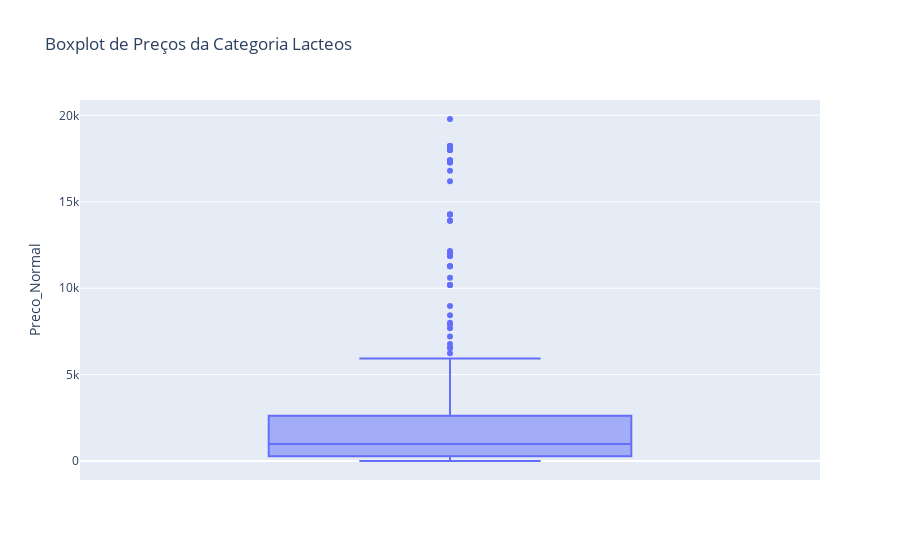

The cell this chart's notebook holds for it:
### Markdown cell above
Dica: Para trazer apenas os dados da categoria que você deseja você pode usar o df.loc[df['Categoria'] == 'CATEGORIA ESCOLHIDA'

### Code cell
#Seu código aqui

dados_categoria_lacteos = df.loc[df['Categoria'] == 'lacteos']
# dados_categoria_lacteos

fig = px.box(dados_categoria_lacteos, y='Preco_Normal', title='Boxplot de Preços da Categoria Lacteos', height=600)
fig.show()

### Figure 1 — Plotly figure (JSON) as saved in the notebook; plotly's stock layout.template omitted (floating-point values rounded to 4 significant figures; data arrays with more than 128 entries replaced by an {"elided": "..."} marker saying what was removed)
{"data": [{"alignmentgroup": "True", "hovertemplate": "Preco_Normal=%{y}<extra></extra>", "legendgroup": "", "marker": {"color": "#636efa"}, "name": "", "notched": false, "offsetgroup": "", "orientation": "v", "showlegend": false, "type": "box", "x0": " ", "xaxis": "x", "y": {"elided": "447 int values"}, "y0": " ", "yaxis": "y"}], "layout": {"autosize": true, "boxmode": "group", "legend": {"tracegroupgap": 0}, "title": {"text": "Boxplot de Preços da Categoria Lacteos"}, "xaxis": {"anchor": "y", "autorange": true, "domain": [0, 1], "range": [-0.5, 0.5], "type": "category"}, "yaxis": {"anchor": "x", "autorange": true, "domain": [0, 1], "range": [-1099.0, 20890.0], "title": {"text": "Preco_Normal"}, "type": "linear"}}}
